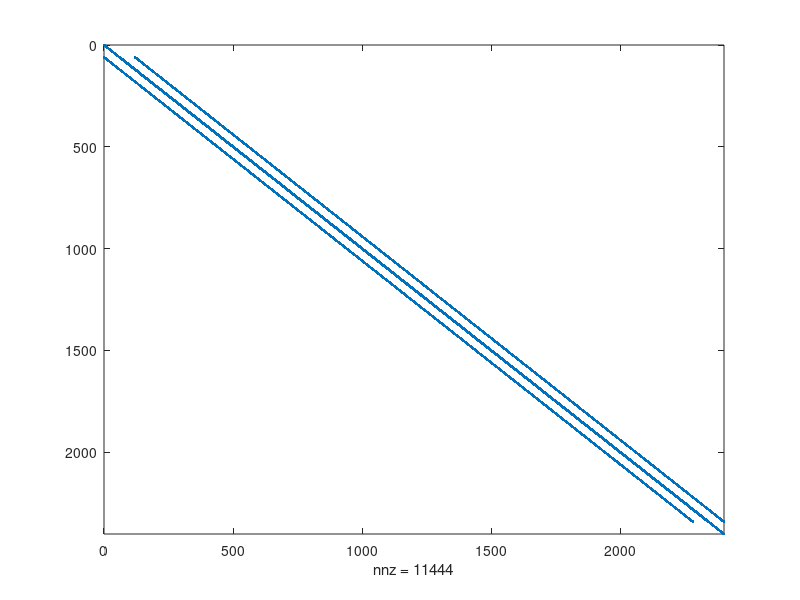
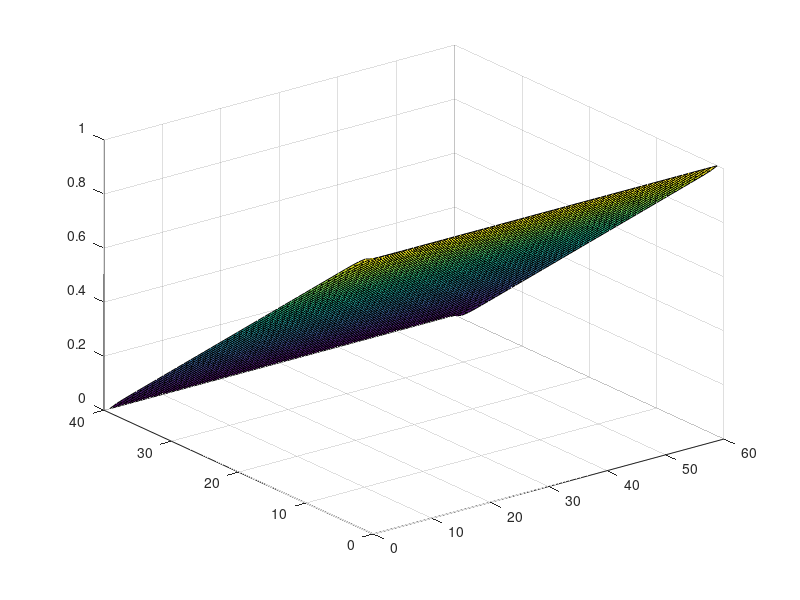
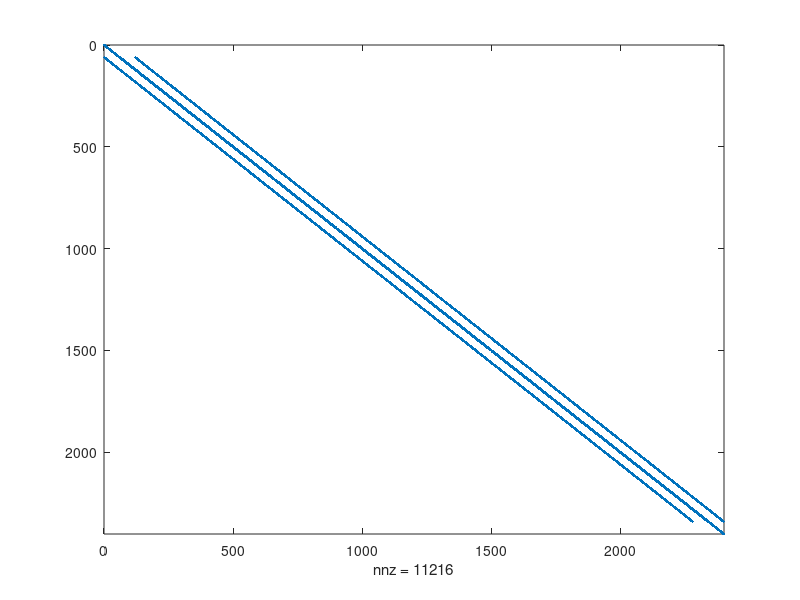
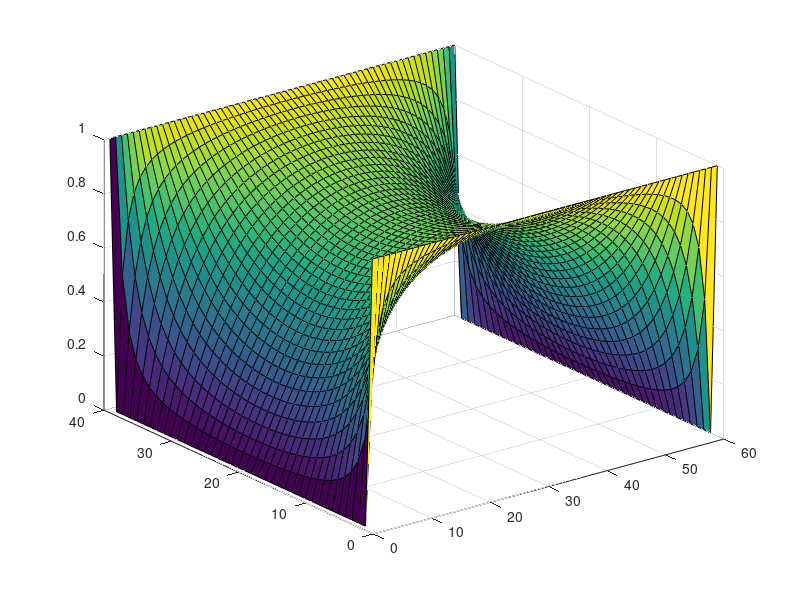

MATLAB code to generate these figures, in order:
%Emeka Peters - 100953293
%ELEC 4700 - Assignment 2 - Question 1

numx = 40;
numy = 60;
Gmat = sparse((numx * numy), (numx * numy));
Vmat = zeros(1, (numx * numy));
vo = 1;

for i = 1:numx

    for j = 1:numy
        n = j + (i - 1) * numy;
        
        if i == 1
            Gmat(n, :) = 0;
            Gmat(n, n) = 1;
            Vmat(1, n) = 1;
        elseif i == numx
            Gmat(n, :) = 0;
            Gmat(n, n) = 1;
            %Vmat(1, n) = 0;
        elseif j == 1 && i > 1 && i < numx
            %Gmat(n,:) = 0;
            Gmat(n, n) = -3;
            Gmat(n, n - numy) = 1;
            Gmat(n, n + numy) = 1;
            Gmat(n, n - 1) = 1;
            %Vmat(1, n) = -3;
        elseif j == numy && i > 1 && i < numx
            %Gmat(n, :) = 0;
            Gmat(n, n) = -3;
            Gmat(n, n - numy) = 1;
            Gmat(n, n + numy) = 1;
            Gmat(n, n + 1) = 1;
            %Vmat(1, n) = -3;
        else
            %Gmat(n, :) = 0;
            Gmat(n, n) = -4;
            Gmat(n, n - numy) = 1;
            Gmat(n, n + numy) = 1;
            Gmat(n, n - 1) = 1;
            Gmat(n, n + 1) = 1;
            %Vmat(1, n) = 0;
        end
    end
                

end 

figure (1);
spy(Gmat);

sol1 = Gmat\Vmat';
figure (2);
%surf(sol1);

actmat = zeros(numx, numy);



for i = 1:numx

    for j = 1:numy
        n = j + (i - 1) * numy;
        actmat(i, j) = sol1(n);
    end
end
   
surf(actmat);



%%Question 1: Part B


numx = 40;
numy = 60;
Gmat2 = sparse((numx * numy), (numx * numy));
Vmat2 = zeros(1, (numx * numy));
vo = 1;

for i = 1:numx

    for j = 1:numy
        n = j + (i - 1) * numy;
        
        if i == 1
            Gmat2(n, :) = 0;
            Gmat2(n, n) = 1;
            Vmat2(1, n) = vo;
        elseif i == numx
            Gmat2(n, :) = 0;
            Gmat2(n, n) = 1;
            Vmat2(1, n) = vo;
        elseif j == 1
            Gmat2(n, :) = 0;
            Gmat2(n, n) = 1;
        elseif j == numy
            Gmat2(n, :) = 0;
            Gmat2(n, n) = 1;
        else
            Gmat2(n, :) = 0;
            Gmat2(n, n) = -4;
            Gmat2(n, n - numy) = 1;
            Gmat2(n, n + numy) = 1;
            Gmat2(n, n - 1) = 1;
            Gmat2(n, n + 1) = 1;
        end
    end
                

end 

figure (3);
spy(Gmat2);

sol2 = Gmat2\Vmat2';
figure (4);

actmat2 = zeros(numx, numy);



for i = 1:numx

    for j = 1:numy
        n = j + (i - 1) * numy;
        actmat2(i, j) = sol2(n);
    end
end
   
surf(actmat2);


%%Question 1: Part B - Analytical Solution Approach

zone = zeros(60, 40);
a = 60;
b = 20;

xs = linspace(-20,20,40);
ys = linspace(0,60,60);

[xm, ym] = meshgrid(xs, ys);



for n = 1:2:300
    
    zone = (4 * vo/pi) .* (zone + (cosh((n * pi * xm)/a) .* sin((n * pi * ym)/a)) ./ (n * cosh((n * pi * b)/a)));
    
    figure(5);
    surf(xs, ys, zone);
    title("Analytical Approach Solution");
    pause(0.01);
    
end



   